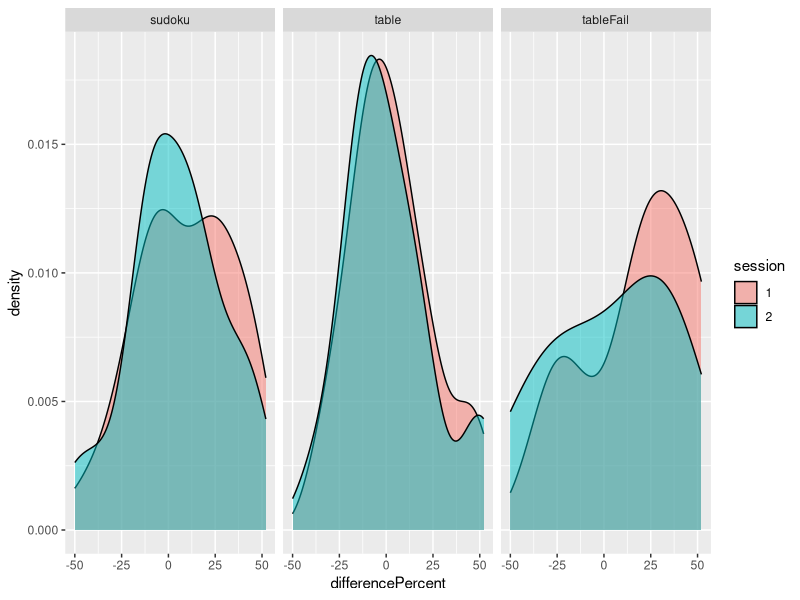
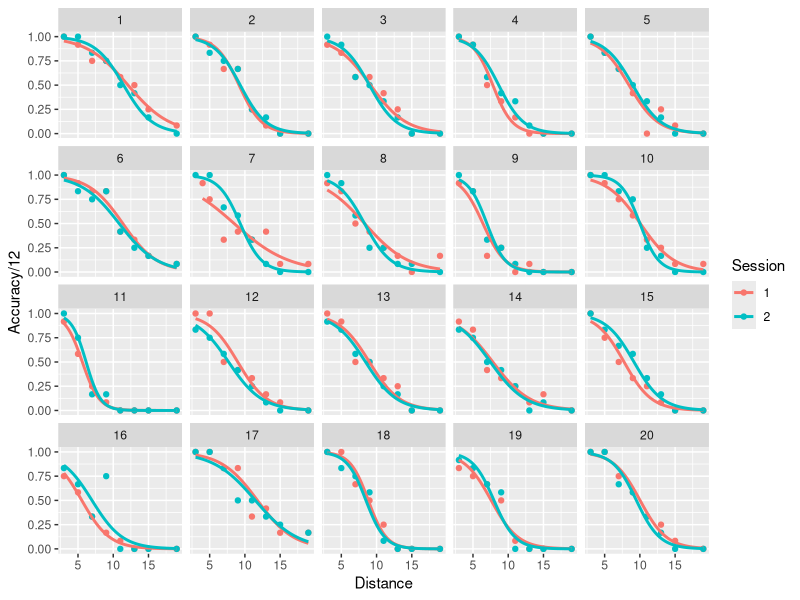
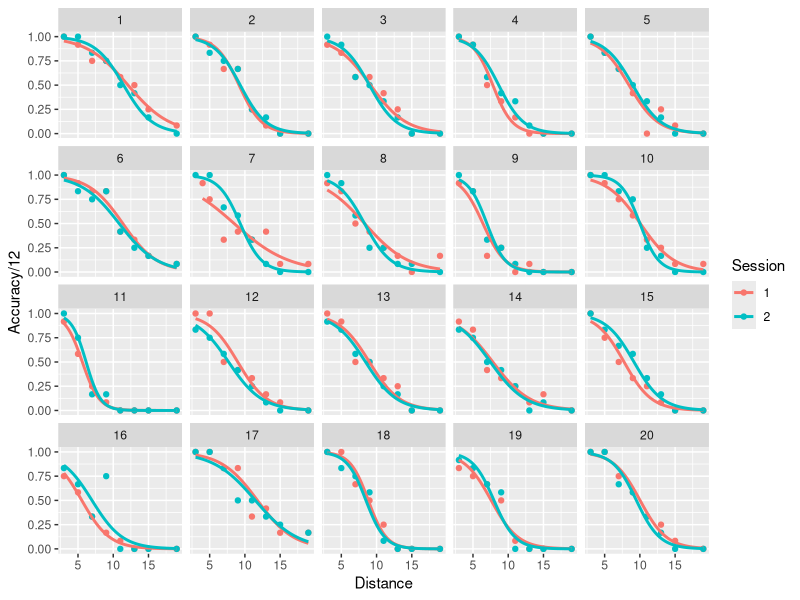
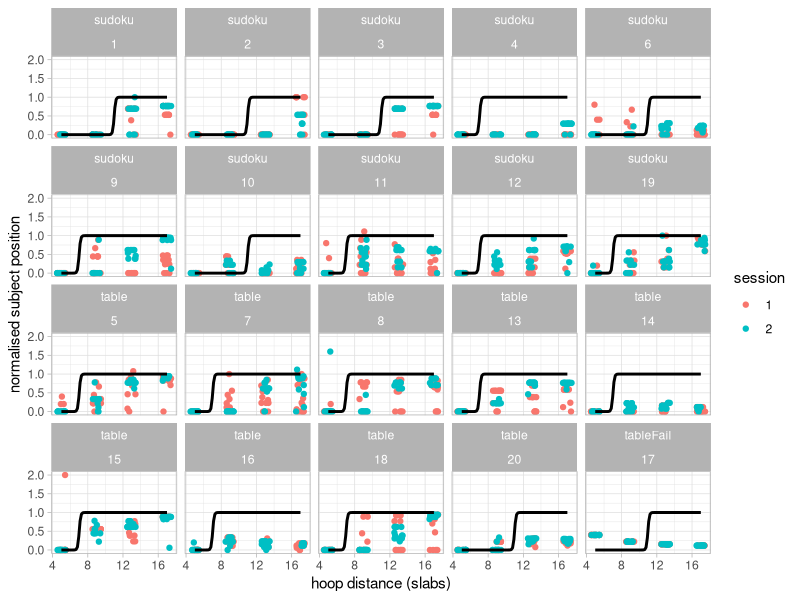
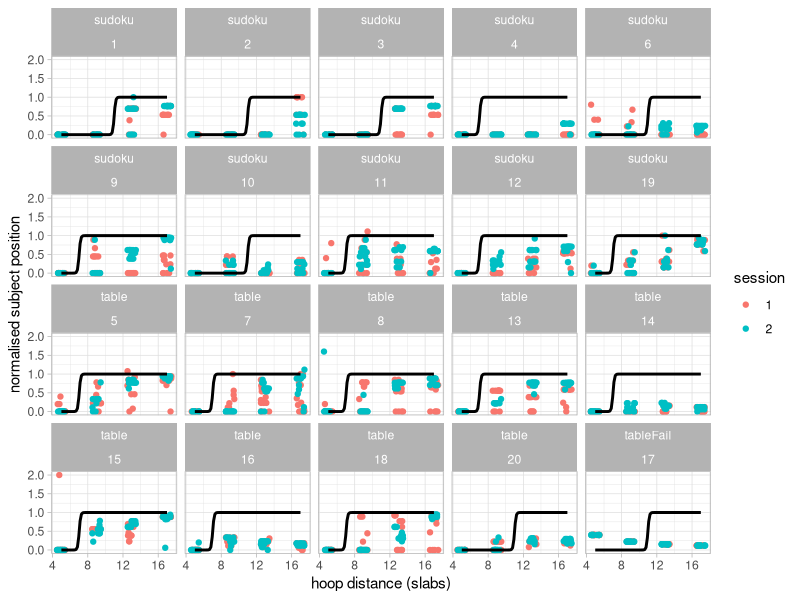
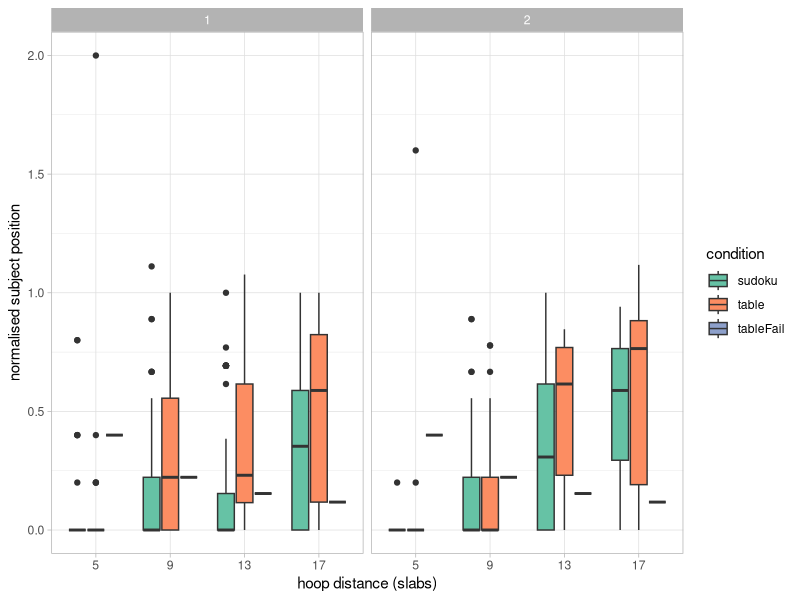
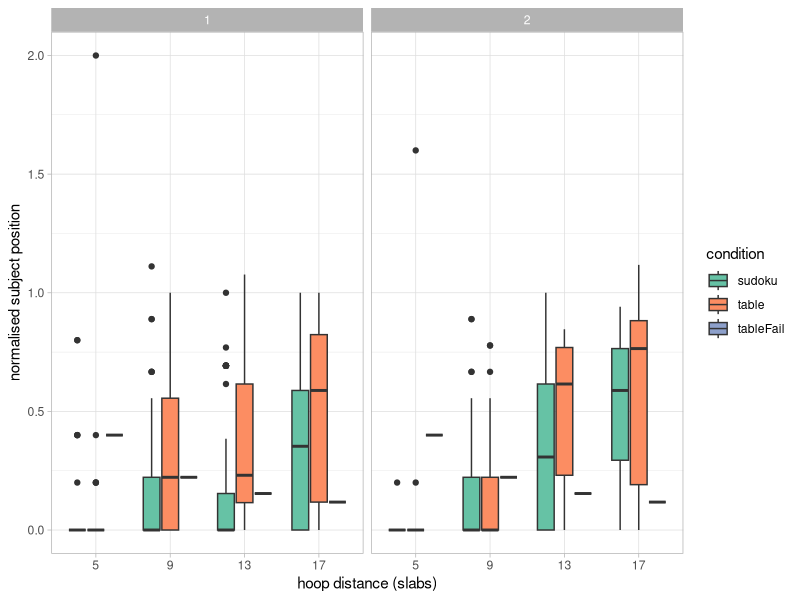

Recreate these plots in R, in order.
library(ggplot2)
library(dplyr)
library(lme4)
library(car)
#  define hoop distances
R = 5
G = 9
Y = 13
B = 17

off_set = log((1-0.01)/0.01)

#  read in Accuracy data
accdat = read.csv("data/allDataAcc.txt", sep="\t")
accdat$Participant = as.factor(accdat$Participant)
accdat$Session = as.factor(accdat$Session)
#  plot acc data
accplt = ggplot(accdat, aes(x=Distance, y=Accuracy/12, colour=Session))
accplt = accplt + geom_point() + geom_smooth(method="glm", method.args = list(family = "binomial"), se=F )
accplt = accplt + facet_wrap(~Participant)
ggsave("accdat.pdf", width=8, height=8)
ggsave("accdat.png", width=8, height=8)

# Demonstrate that Session is not important
# mFull <- glmer(
# 	cbind(Accuracy, 12-Accuracy) ~ Session*Distance + (Session*Distance|Participant), 
# 	data=accdat, 
# 	family="binomial",
# 	control=glmerControl(optimizer="bobyqa", optCtrl = list(maxfun=100000)))


# mNoSession <- glmer(
# 	cbind(Accuracy, 12-Accuracy) ~ Distance + (Session*Distance|Participant), 
# 	data=accdat, 
# 	family="binomial",
# 	control=glmerControl(optimizer="bobyqa", optCtrl = list(maxfun=100000)))

# anova(mFull, mNoSession)
# rm(mFull, mNoSession)


dat1 = read.csv("data/allData1.txt", sep="\t")
dat2 = read.csv("data/allData2.txt", sep="\t")

names(dat1) = c("person", "trial", "color", "direction", "subj_pos", "accuracy", "condition")
names(dat2) = c("person", "trial", "color", "direction", "subj_pos", "accuracy", "condition")

dat1$person = as.factor(dat1$person)
dat2$person = as.factor(dat2$person)

dat1$session = 1
dat2$session = 2

dat = rbind(dat1, dat2)

dat$session = as.factor(dat$session)
dat$off_set = off_set

levels(dat$condition) = c("sudoku", "reaching", "reaching fail")
#  sort out hoop distances
dat$hoop_dist = 0
dat$hoop_dist[dat$color=="R"] = R
dat$hoop_dist[dat$color=="G"] = G
dat$hoop_dist[dat$color=="Y"] = Y
dat$hoop_dist[dat$color=="B"] = B

# normalise distances
dat$subj_pos = abs(dat$subj_pos / dat$hoop_dist)


# for each person, compute optimal stratgy
dat$centralPred = NaN
for (pp in levels(dat$person))
{
	pdat = filter(dat, person==pp)

	pdatacc = filter(accdat, Participant==pp)
	pdatacc$off_set = off_set
	accModel = glm(cbind(Accuracy, 12-Accuracy) ~ Distance, pdatacc, family="binomial")
	dat$centralPred[which(dat$person==pp)] = predict(accModel, data.frame(Distance=pdat$hoop_dist), type="response")
}
dat$opt_standing_pos = as.numeric(dat$centralPred<0.5)


plt = ggplot(dat, aes(x=hoop_dist, y=subj_pos, colour=session)) + geom_point(position=position_jitter(height=0, width=0.5))
plt = plt + geom_smooth(colour="black", aes(y=as.numeric(opt_standing_pos)), method="glm", method.args = list(family = "binomial"), se=F  )
plt = plt + facet_wrap(condition~person) + theme_light()
plt = plt + scale_x_continuous("hoop distance (slabs)")
plt = plt + scale_y_continuous("normalised subject position")
ggsave("results1.pdf", width=8, height=8)
ggsave("results1.png")

# calc optimal predicted accuracy
dat$predAcc = dat$centralPred
dat$predAcc[which(dat$centralPred<0.5)] = 0.5


dat = filter(dat, condition!="reaching fail")
dat$condition = as.factor(dat$condition)
plt = ggplot(dat, aes(x=as.factor(hoop_dist), y=subj_pos, fill=condition))
plt = plt + geom_boxplot()
plt = plt + facet_wrap(~session)
plt = plt + theme_light()
plt = plt + scale_x_discrete("hoop distance (slabs)")
plt = plt + scale_y_continuous("normalised subject position")
plt = plt + scale_fill_brewer(palette='Set2')
ggsave("results2.pdf", width=6, height=3)
ggsave("results2.png", width=6, height=3)

accdat2 = (dat %>% 
	group_by(person, session, hoop_dist) 
    %>% summarise(
    	condition = unique(condition),
    	actualAcc = mean((accuracy==1)),
    	optimalAcc = mean(predAcc),
    	differencePercent = 100*(optimalAcc-actualAcc)))

plt = ggplot(accdat2, aes(x=differencePercent, fill=session,))
plt = plt + geom_density(alpha=0.5)
plt = plt + facet_wrap(~condition)
plt


plt = ggplot(accdat2, aes(x=as.factor(hoop_dist), y=differencePercent)) + geom_boxplot()

library(lme4)
library(car)
m = lmer(differencePercent ~ session * condition + (1|person), accdat2)

